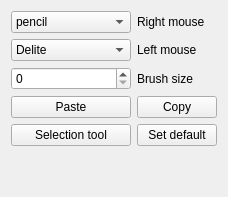
       <widget class="QWidget" name="ToolsTiles">
        <attribute name="title">
         <string>Tiles</string>
        </attribute>
        <layout class="QVBoxLayout" name="verticalLayout_16">
         <item>
          <layout class="QGridLayout" name="gridLayout_9">
           <item row="5" column="1">
            <widget class="QPushButton" name="ToolTilesSetAsDefault">
             <property name="text">
              <string>Set default</string>
             </property>
            </widget>
           </item>
           <item row="1" column="0">
            <widget class="QComboBox" name="ToolTilesM1Select">
             <item>
              <property name="text">
               <string>pencil</string>
              </property>
             </item>
             <item>
              <property name="text">
               <string>Delite</string>
              </property>
             </item>
             <item>
              <property name="text">
               <string>brush</string>
              </property>
             </item>
             <item>
              <property name="text">
               <string>bucket</string>
              </property>
             </item>
             <item>
              <property name="text">
               <string>line</string>
              </property>
             </item>
             <item>
              <property name="text">
               <string>rectangle tool</string>
              </property>
             </item>
             <item>
              <property name="text">
               <string>hollow rectanlge</string>
              </property>
             </item>
             <item>
              <property name="text">
               <string>circle</string>
              </property>
             </item>
             <item>
              <property name="text">
               <string>hollow circle</string>
              </property>
             </item>
            </widget>
           </item>
           <item row="1" column="1">
            <widget class="QLabel" name="label_4">
             <property name="text">
              <string>Right mouse </string>
             </property>
            </widget>
           </item>
           <item row="3" column="0">
            <widget class="QSpinBox" name="ToolTilesBrushSIzeSelector"/>
           </item>
           <item row="2" column="0">
            <widget class="QComboBox" name="ToolTilesM2Select">
             <item>
              <property name="text">
               <string>Delite</string>
              </property>
             </item>
             <item>
              <property name="text">
               <string>pencil</string>
              </property>
             </item>
             <item>
              <property name="text">
               <string>brush</string>
              </property>
             </item>
             <item>
              <property name="text">
               <string>bucket</string>
              </property>
             </item>
             <item>
              <property name="text">
               <string>line</string>
              </property>
             </item>
             <item>
              <property name="text">
               <string>rectangle tool</string>
              </property>
             </item>
             <item>
              <property name="text">
               <string>hollow rectanlge</string>
              </property>
             </item>
             <item>
              <property name="text">
               <string>circle</string>
              </property>
             </item>
             <item>
              <property name="text">
               <string>hollow circle</string>
              </property>
             </item>
            </widget>
           </item>
           <item row="3" column="1">
            <widget class="QLabel" name="label_11">
             <property name="text">
              <string>Brush size</string>
             </property>
            </widget>
           </item>
           <item row="4" column="0">
            <widget class="QPushButton" name="ToolTilesPaste">
             <property name="text">
              <string>Paste</string>
             </property>
            </widget>
           </item>
           <item row="4" column="1">
            <widget class="QPushButton" name="ToolTilesCopy">
             <property name="text">
              <string>Copy</string>
             </property>
            </widget>
           </item>
           <item row="2" column="1">
            <widget class="QLabel" name="label_5">
             <property name="text">
              <string>Left mouse</string>
             </property>
            </widget>
           </item>
           <item row="5" column="0">
            <widget class="QPushButton" name="ToolTilesSelectTool">
             <property name="text">
              <string>Selection tool</string>
             </property>
            </widget>
           </item>
          </layout>
         </item>
         <item>
          <spacer name="verticalSpacer_4">
           <property name="orientation">
            <enum>Qt::Orientation::Vertical</enum>
           </property>
           <property name="sizeHint" stdset="0">
            <size>
             <width>20</width>
             <height>40</height>
            </size>
           </property>
          </spacer>
         </item>
        </layout>
       </widget>
